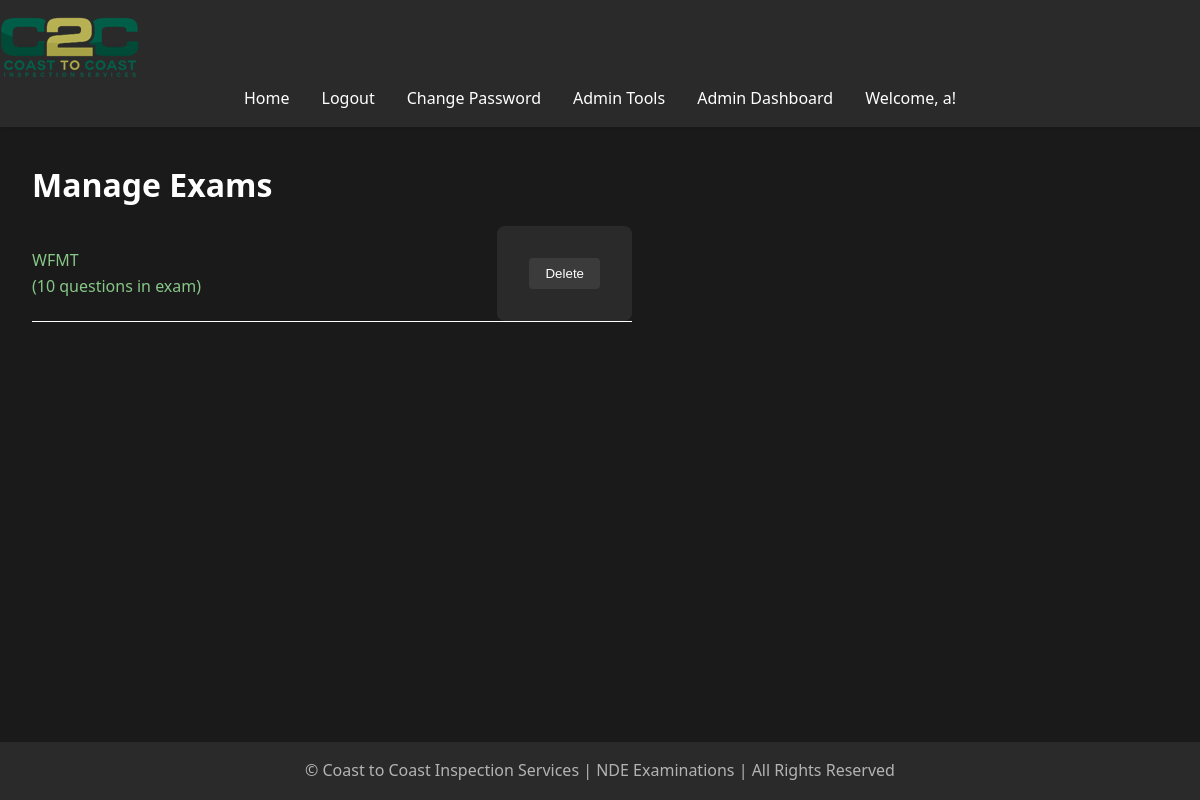
Page /admin/manage_exams (signed in) on the earlier database version.
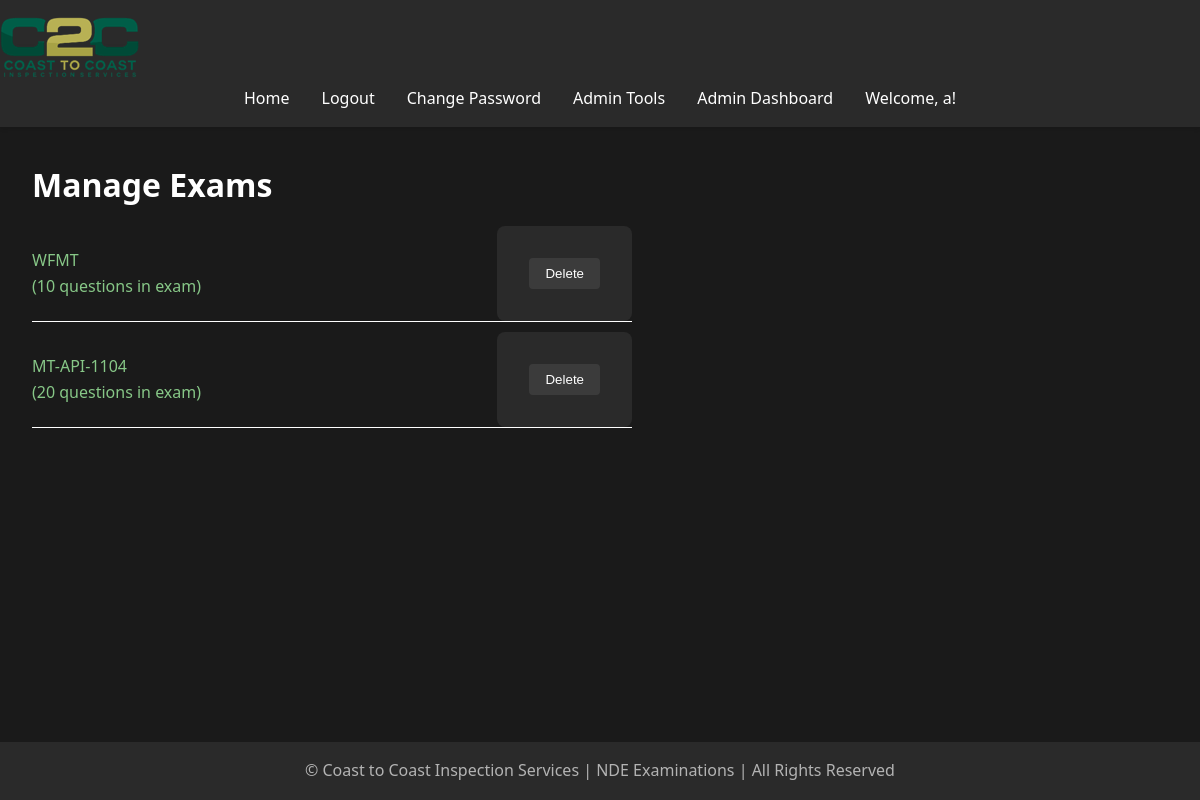
Same page on the later database version.
### models.py (models this page shows, shortened)
class User(UserMixin, db.Model):
    id = db.Column(db.Integer, primary_key=True)
    username = db.Column(db.String(80), unique=True, nullable=False)
    password = db.Column(db.String(120), nullable=False)
    is_admin = db.Column(db.Boolean, default=False)
    exam_results = db.relationship('ExamResult', back_populates='user', lazy=True)
    accesses = db.relationship('ExamAccess', back_populates='user', lazy=True)
    access_requests = db.relationship('ExamAccessRequest', back_populates='user', lazy=True)

class Exam(db.Model):
    __tablename__ = 'exam'
    id = db.Column(db.Integer, primary_key=True)
    title = db.Column(db.String(100), nullable=False)
    question_count = db.Column(db.Integer, nullable=False, default=10)
    exam_results = relationship('ExamResult', back_populates='exam', cascade='all, delete-orphan')
    questions = relationship('Question', back_populates='exam', cascade='all, delete-orphan')
    accesses = db.relationship('ExamAccess', back_populates='exam', lazy=True, cascade="all, delete-orphan")
    access_requests = db.relationship('ExamAccessRequest', back_populates='exam', lazy=True, cascade="all, delete-orphan")

### app.py (the view)
@app.route('/admin/manage_exams', methods=['GET', 'POST'])
@login_required
def manage_exams():
    if not current_user.is_admin:
        flash('You do not have permission to access this page.', 'error')
        return redirect(url_for('home'))
    exams = Exam.query.all()  # Get all Exams from the database
    return render_template('manage_exams.html', exams=exams)

### app.py (called while the page is built)
@app.before_request
def reset_session_on_navigation():
    exam_endpoints = ['take_exam', 'submit_exam']
    current_endpoint = request.endpoint
    if current_endpoint is None:
        return

@app.context_processor
def utility_processor():
    def format_pacific_time(utc_dt):
        pacific_time = utc_to_pacific(utc_dt)
        return pacific_time.strftime('%Y-%m-%d %I:%M:%S %p %Z')
    return dict(format_pacific_time=format_pacific_time)

@login_manager.user_loader
def load_user(user_id):
    return User.query.get(int(user_id))

@app.before_request
def manage_exam_session():
    if 'start_new_exam' in request.args:
        session.pop('answers', None)
        session.pop('flagged', None)
        session.pop('current_index', None)
        session.pop('start_time', None)
    elif 'exam_submitted' in session and request.endpoint != 'exam_results':
        session.pop('answers', None)
        session.pop('flagged', None)
        session.pop('current_index', None)
        session.pop('start_time', None)
        session.pop('exam_submitted', None)

### templates/manage_exams.html
{% extends "base.html" %}
{% block content %}
    <h1>Manage Exams</h1>
    {% if exams %}
        <ul style="list-style-type: none; padding: 0;">
            {% for exam in exams %}
                <li style="margin-bottom: 10px; display: flex; align-items: center; border-bottom: white solid 1px; max-width: 600px;">
                    <a href="{{ url_for('manage_questions', exam_id=exam.id) }}" style="flex-grow: 1;">
                        {{ exam.title }}   <br> ({{ exam.question_count }} questions in exam)
                    </a>
                    <form action="{{ url_for('delete_exam', exam_id=exam.id) }}" method="POST" style="display:inline;">
                        <button type="submit" class="btn btn-danger" onclick="return confirm('Are you sure you want to delete this Exam?');">Delete</button>
                    </form>
                </li>
            {% endfor %}
        </ul>
    {% else %}
        <p>No Exams available.</p>
    {% endif %}
{% endblock %}

### templates/base.html (shortened to what this page needs)
<!DOCTYPE html>
<html lang="en">
<head>
    <link rel="stylesheet" href="{{ url_for('static', filename='css/style.css') }}">
</head>
<body>
    <header>
        <nav class="navbar">
            <a class="navbar-brand" href="{{ url_for('home') }}">
                <img src="{{ url_for('static', filename='images/logo.png') }}" alt="Logo" class="logo">
            </a>
            <ul class="navbar-nav">
                <li><a href="{{ url_for('home') }}">Home</a></li>
                {% if current_user.is_authenticated %}
                    <li><a href="{{ url_for('logout') }}">Logout</a></li>
                    <li><a href="{{ url_for('change_password') }}">Change Password</a></li>
                    {% if current_user.is_admin %}
                        <li><a href="{{ url_for('admin.index') }}">Admin Tools</a></li>
                        <li><a href="{{ url_for('admin_dashboard') }}">Admin Dashboard</a></li>
                    {% endif %}
                    <li class="user-welcome">
                        <span>Welcome, {{ current_user.username }}!</span>
                    </li>
                {% else %}
                    <li><a href="{{ url_for('login') }}">Login</a></li>
                    <li><a href="{{ url_for('register') }}">Register</a></li>
                {% endif %}
            </ul>
        </nav>
    </header>
    <main>
        {% block content %}{% endblock %}
    </main>
    <footer>
        <p>&copy; Coast to Coast Inspection Services | NDE Examinations | All Rights Reserved</p>
    </footer>
</body>
</html>

### static/css/style.css (style rules this page uses)
:root { --bg-primary: #1a1a1a; --bg-secondary: #2a2a2a; --text-primary: #ffffff; --text-secondary: #b3b3b3; --accent-color: #87c787; --error-color: #cf6679; --success-color: #03dac6; }
* { box-sizing: border-box; margin: 0; padding: 0; }
body { font-family: 'Segoe UI', Tahoma, Geneva, Verdana, sans-serif; line-height: 1.6; color: var(--text-primary); background-color: var(--bg-primary); min-height: 100vh; display: flex; flex-direction: column; }
header { background-color: var(--bg-secondary); padding: 1rem 0; box-shadow: 0 2px 4px rgba(0,0,0,0.1); }
nav ul { display: flex; justify-content: center; list-style-type: none; }
nav ul li { margin: 0 1rem; }
nav ul li a { color: var(--text-primary); text-decoration: none; font-weight: 500; transition: color 0.3s ease; }
main { flex: 1; padding: 2rem; max-width: 1200px; margin: 0 auto; width: 100%; }
h1, h2, h3 { margin-bottom: 1rem; color: var(--text-primary); }
a { color: var(--accent-color); text-decoration: none; transition: color 0.3s ease; }
form { background-color: var(--bg-secondary); padding: 2rem; border-radius: 8px; max-width: 700px; margin: 0 auto; }
button { background-color: rgb(59, 59, 59); color: var(--text-primary); padding: 0.5rem 1rem; border: none; border-radius: 4px; cursor: pointer; transition: background-color 0.3s ease; }
footer { text-align: center; padding: 1rem 0; background-color: var(--bg-secondary); color: var(--text-secondary); }

Differences in the rows shown:
added Exam: title "MT-API-1104", question_count "20"
